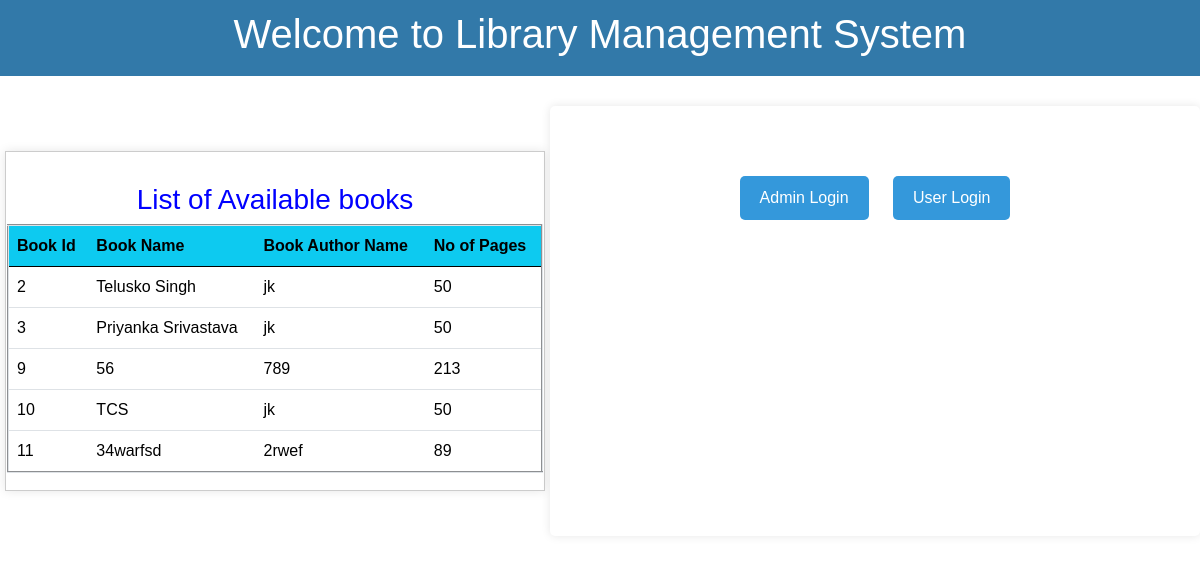
Before: / with the older database file.
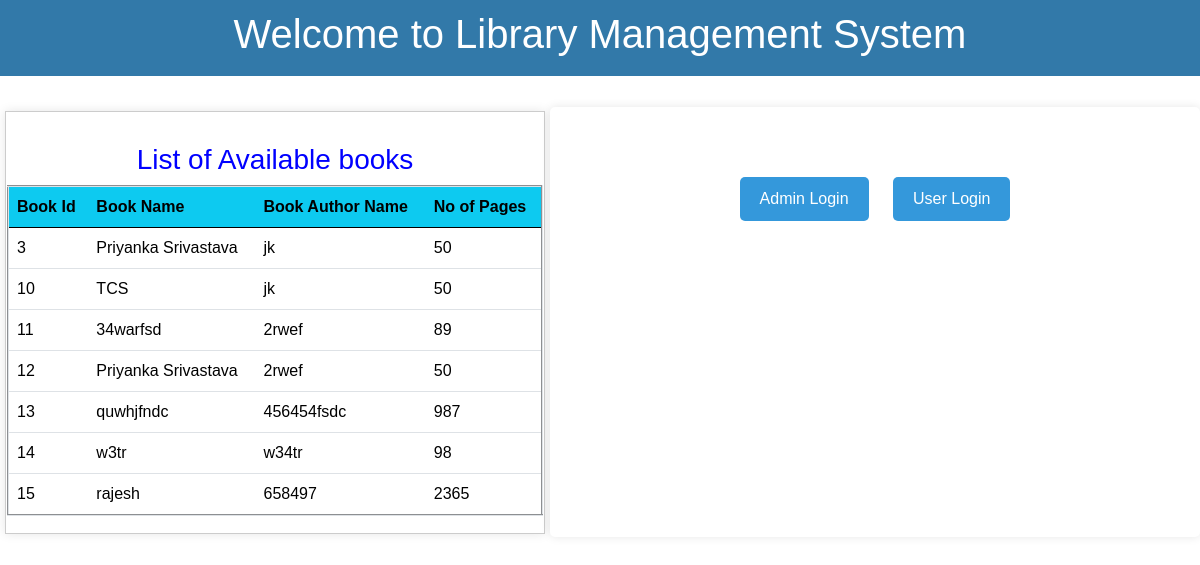
After: the same page with the newer database file.
### admin_zone/models.py (models this page shows, shortened)
class Book(models.Model):
    book_title = models.CharField(max_length=200)
    book_author = models.CharField(max_length=100)
    book_pages = models.PositiveIntegerField()

### general_zone/views.py (the view)
# urls.py: path('', views.index, name='index'),
def index(request):
    Books = Book.objects.all()
    return render(request, 'index.html',{'Books':Books})

### general_zone/templates/index.html (shortened to what this page needs)
{% include "base.html" %}
<!DOCTYPE html>
<html lang="en">
<head>
  <link href="https://cdn.jsdelivr.net/npm/bootstrap@5.0.2/dist/css/bootstrap.min.css"
     rel="stylesheet">
</head>
<body>
<div class="containe">
  <div class="box1">
    <h3 style="text-align: center;color: blue;margin-top: 30px;">List of Available books</h3>
          <table class="table table-" border="2">
              <thead class="bg-info">
                  <tr>
                      <th>Book Id</th>
                      <th>Book Name</th>
                      <th>Book Author Name</th>
                      <th>No of Pages</th>
                  </tr>
              </thead>
              <tbody class="bg-transparent">
                  {% for book in Books %}
                      <tr>
                          <td>{{ book.id }}</td>
                          <td>{{ book.book_title }}</td>
                          <td>{{ book.book_author }}</td>
                          <td>{{ book.book_pages }}</td>
                      </tr>
                  {% endfor %}
              </tbody>
          </table>
  </div>
  <div class="box2">
    <div class="home-container ">
      <div class="button-container">
        <a href=" {% url 'admin_login' %}" class="login-button">Admin Login</a>
        <a href=" {% url 'user_login' %}" class="login-button">User Login</a>
      </div>
    </div>
  </div>
</div>
</body>
</html>

### general_zone/templates/base.html (shortened to what this page needs)
<!doctype html>
<html lang="en">
  <head>
    <link href="https://cdn.jsdelivr.net/npm/bootstrap@5.3.2/dist/css/bootstrap.min.css" rel="stylesheet">
  </head>
  <body>
    <header>
      <h1 style="color: #fff;">Welcome to Library Management System</h1>
    </header>
  </body>
</html>

### general_zone/templates/base.html (style rules this page uses)
body { margin: 0; font-family: Arial, sans-serif; }
header { background-color: #3279a9 !important; color: white; padding: 10px; text-align: center; }

### general_zone/templates/index.html (style rules this page uses)
body { font-family: Arial, sans-serif; }
.containe { display: flex; justify-content: space-around; padding-top: 30px; align-items: center; }
.box1 { margin: 5px; width: 100%; height:100%; background-color: #fff; box-shadow: 0 0 10px rgba(0, 0, 0, 0.1); padding: 1px; border: 1px solid #ccc; }
.home-container { background-color: #fff; box-shadow: 0 0 10px rgba(0, 0, 0, 0.1); border-radius: 5px; text-align: center; height: 430px; width: 650px; align-items: center; justify-content: center; padding-top: 50px; }
h1 { color: #333; }
.button-container { margin-top: 20px; }
.login-button { display: inline-block; padding: 10px 20px; margin: 0 10px; text-decoration: none; color: #fff; background-color: #3498db; border-radius: 5px; transition: background-color 0.3s; }

Changed rows visible on the page:
removed Book: id "2", book_title "Telusko Singh", book_author "jk", book_pages "50"
removed Book: id "9", book_title "56", book_author "789", book_pages "213"
added Book: id "12", book_title "Priyanka Srivastava", book_author "2rwef", book_pages "50"
added Book: id "13", book_title "quwhjfndc", book_author "456454fsdc", book_pages "987"
added Book: id "14", book_title "w3tr", book_author "w34tr", book_pages "98"
added Book: id "15", book_title "rajesh", book_author "658497", book_pages "2365"
